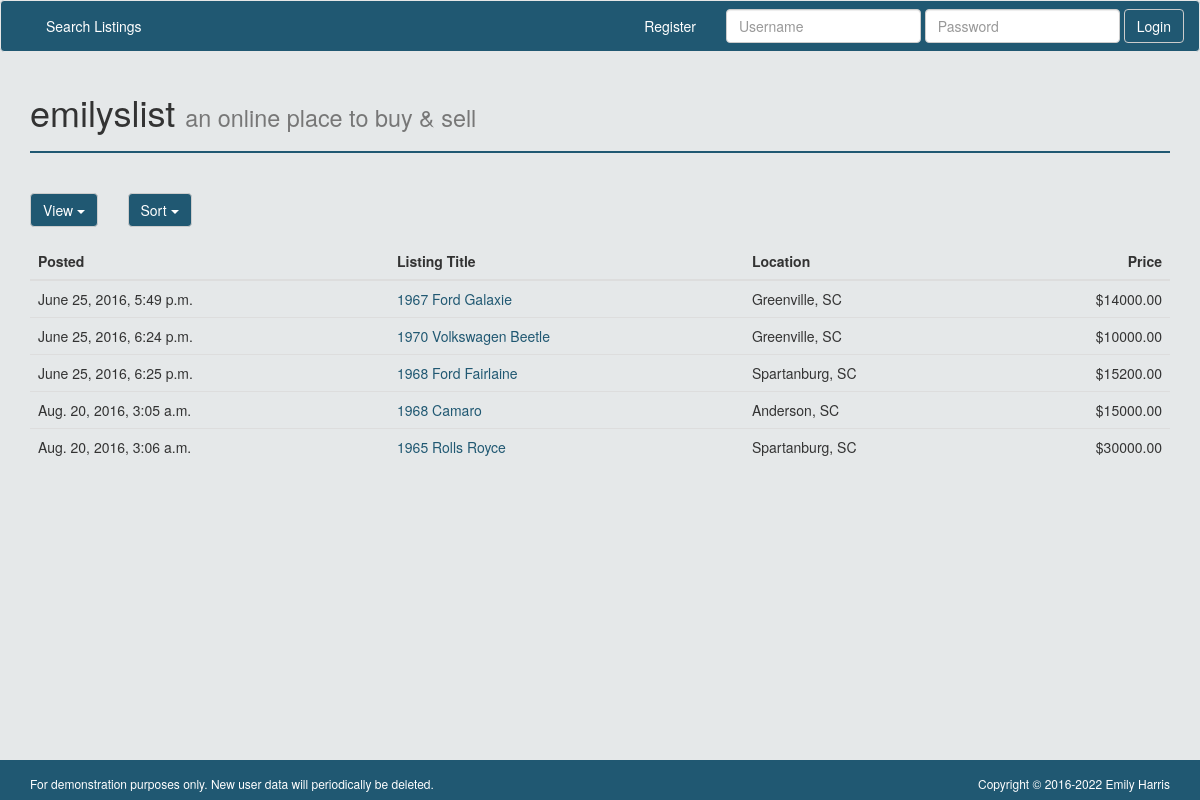
The app's page /category/2/list/ with its own data.
### classifieds/models.py (models this page shows, shortened)
class Listing(models.Model):
    user = models.ForeignKey('auth.User', on_delete=models.PROTECT)
    title = models.CharField(max_length=50)
    price = models.DecimalField(decimal_places=2, max_digits=15)
    location = models.ForeignKey(Region, on_delete=models.PROTECT)
    created = models.DateTimeField(auto_now_add=True)
    body = models.TextField()
    photo = models.ImageField(upload_to="item_photos", null=True, blank=True)
    category=models.ForeignKey(Category, on_delete=models.PROTECT)

class Region(models.Model):
    location = models.CharField(max_length=50)
    def __str__(self):
        return self.location

### classifieds/views.py (the view)
# urls.py: url(r'^category/(?P<pk>\d+)/list/$', CategoryListListView.as_view(), name='category_list_list_view'),
class CategoryListListView(ListView):
    model = Listing
    template_name = 'classifieds/category_list_list.html'
    def get_queryset(self, **kwargs):
        category_id = self.kwargs.get('pk')
        sort = self.request.GET.get('sort')
        if sort:
            return Listing.objects.filter(category=category_id).order_by(sort)
        else:
            return Listing.objects.filter(category=category_id)
    def get_context_data(self, **kwargs):
        context = super().get_context_data(**kwargs)
        context['category_id'] = self.kwargs.get('pk')
        return context

### templates/classifieds/category_list_list.html (shortened to what this page needs)
{% extends "base.html" %}
{% block content %}
<div class="row">
  <div class="col-sm-1 dropdown-button">
    <div class="dropdown">
      <button class="btn btn-default dropdown-toggle" type="button" id="dropdownMenu1" data-toggle="dropdown" aria-haspopup="true" aria-expanded="true">
        View
        <span class="caret"></span>
      </button>
    </div>
    <br><br>
  </div>
  <div class="col-sm-1 dropdown-button">
    <div class="dropdown">
      <button class="btn btn-default dropdown-toggle" type="button" id="dropdownMenu1" data-toggle="dropdown" aria-haspopup="true" aria-expanded="true">
        Sort
        <span class="caret"></span>
      </button>
    </div>
    <br><br>
  </div>
</div>
<div class="table-responsive">
  <table class="table">
  <thead>
      <th>Posted</th>
      <th>Listing Title</th>
      <th>Location</th>
      <th><div class="table-price">Price</div></th>
  </thead>
  {% for object in object_list  %}
  <tr>
      <td>{{object.created}}</td>
      <td><a href="{% url 'listing_detail_view' object.pk %}">{{object.title}}</a></td>
      <td>{{object.location}}</td>
      <td><div class="table-price">${{object.price}}</div></td>
  </tr>
  {% endfor %}
  </table>
</div>
{% endblock %}

### classifieds/static/classifieds/css/main.css (style rules this page uses)
html, body { height: 100%; }
body { background-color: #e5e8e9 }
.btn-default { color: white; background-color: #205872 }
a { color: #205872; }
.dropdown-button { height: 50px; margin-top: 20px; }
.table-price { text-align: right; }

### records on screen
Listing: created "June 25, 2016, 5:49 p.m.", title "1967 Ford Galaxie", location "Greenville, SC", price "14000.00"
Listing: created "June 25, 2016, 6:24 p.m.", title "1970 Volkswagen Beetle", location "Greenville, SC", price "10000.00"
Listing: created "June 25, 2016, 6:25 p.m.", title "1968 Ford Fairlaine", location "Spartanburg, SC", price "15200.00"
Listing: created "Aug. 20, 2016, 3:05 a.m.", title "1968 Camaro", location "Anderson, SC", price "15000.00"
Listing: created "Aug. 20, 2016, 3:06 a.m.", title "1965 Rolls Royce", location "Spartanburg, SC", price "30000.00"
